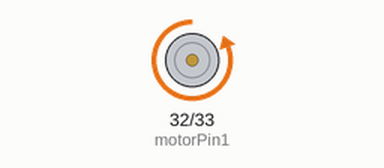
Simulated run of this sketch. Board: ESP32. Shown: motor-driver pin pairs drawn as motors (green arrow = first pin HIGH = forward, orange = second pin HIGH = backward, longer = more drive, scaled by the enable pin).

Above: at 1.0 s.
At 5.5 s:
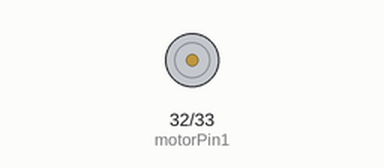
Timing chart, 0 to 6.9 s (numbered marks = the images above):
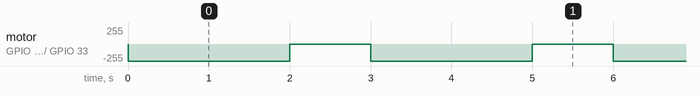

The sketch:

wro_motor_test.ino
```cpp
const int motorPin1 = 32;  // Motor driver IN1 pin
const int motorPin2 = 33;  // Motor driver IN2 pin


const int motorSpeed = 255;  // Motor speed (0 to 255)
const int motorEnablePin = 13;

void setup() {
  pinMode(motorEnablePin, OUTPUT);
  digitalWrite(motorEnablePin, HIGH);  // Enable motors initially
  ledcSetup(0, 5000, 8);
  ledcSetup(1, 5000, 8);

  ledcAttachPin(motorPin1, 0);
  ledcAttachPin(motorPin2, 1);
  Serial.begin(115200);
}

// Function to move both motors forward
void moveForward() {
  // digitalWrite(motorEnablePin, HIGH);
  ledcWrite(0, 0);
  ledcWrite(1, motorSpeed);
}

// Function to stop both motors
void stopMotors() {
  // digitalWrite(motorEnablePin, LOW);  // Disable motors
  ledcWrite(0, 0);
  ledcWrite(1, 0);
}

void loop() {
  // Example usage:
  moveForward();  // Move forward
  delay(2000);    // Keep moving forward for 2 seconds

  stopMotors();  // Stop the motors
  delay(1000);   // Pause for 1 second

  // Perform other motor control actions as needed
}
```

Measured:
- by itself, motor on GPIO 32 (motorPin1) / GPIO 33 (motorPin2): alternates backward 255/255 for 2.0 s and stopped for 1.0 s
